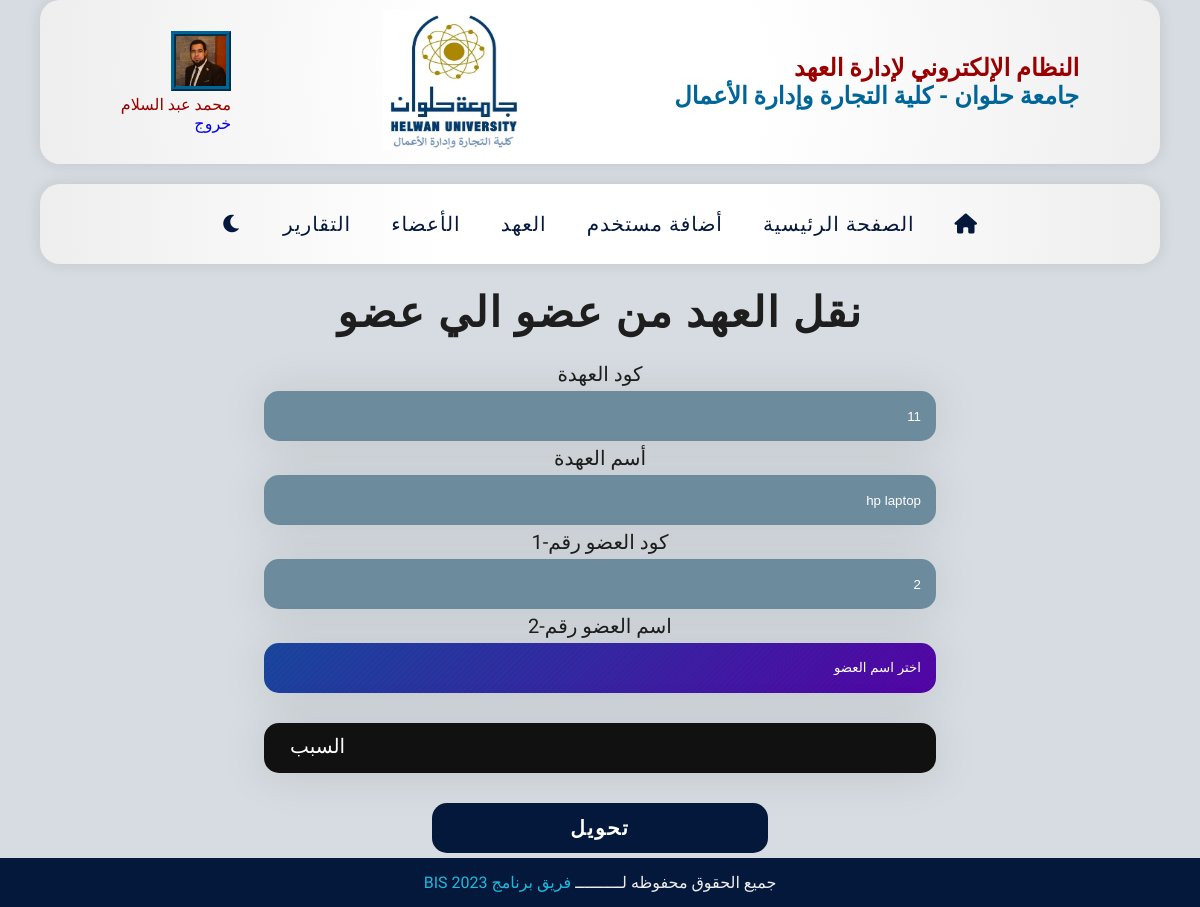
The page /system/transfer.php?id=11 (signed in) on the database its author committed.
### tables this page shows
CREATE TABLE `p42_assets` (
  `id` int(11) NOT NULL,
  `name` varchar(255) NOT NULL,
  `state` varchar(255) NOT NULL DEFAULT 'تعمل',
  `type` varchar(255) NOT NULL,
  `category_id` int(11) NOT NULL,
  `descr` varchar(255) NOT NULL,
  `member_id` int(20) NOT NULL DEFAULT 1,
  `price` int(10) NOT NULL,
  `image` varchar(250) DEFAULT NULL,
  `notes` varchar(250) DEFAULT NULL,
  `added_by` tinyint(10) NOT NULL,
  `added_date` datetime NOT NULL
);

### system/transfer.php (the view, shortened to what this page needs)
<?php
include('../Connections/syscon.php');
?>
<!DOCTYPE html>
<html lang="en">
    <head>
        <link rel="stylesheet" href="../css/all.min.css" />
        <link rel="stylesheet" href="../css/style.css" />
    </head>
    <body>
        <?php
            include('navmenu.php');
        ?>
        <section class="container">
            <section class="main-head">
                <h2>نقل العهد من عضو الي عضو</h2>
            </section>
        <section class="inputs">
<?php
        if(isset($_GET['id'])) {
            $asset = $_GET['id'];
            $myquery="SELECT * from `p42_assets`  WHERE id='$asset'";
            $result= mysqli_query($bis,$myquery);
            if(mysqli_num_rows($result) > 0)
                            {
                                $assetCode = mysqli_fetch_array($result);
?>
                <form method="post" class="logform">
                        <label for="asset-id">كود العهدة</label>
                        <input type="number"  name="asset-id" min="1" value="<?= $assetCode['id']; ?>" required disabled>
                        <label for="asset-name">أسم العهدة</label>
                        <input type="name" name="name" value="<?= $assetCode['name']; ?>" required disabled>
                        <label for="doc1-id">كود العضو رقم-1</label>
                        <input type="number" name="doc1-id" min="1" value="<?php echo  $assetCode['member_id'];?>" required disabled>
                    <label for="doc2-id">اسم العضو رقم-2</label>
                    <input class="form-control" name="member2_id" list="member2_id" oninput="checkInput()" id="exampleDataList" placeholder="اختر اسم العضو">
                    <div class="input-group">
                        <input type="text" name="reason" required>
                        <label for="reason">السبب</label>
                    </div>
                        <button type="submit" name="addasset" class="stylebtn">تحويل</button>
                </form>
<?php
                }
                else
                    {
                        echo '<script>
                                alert("اختر العهدة اولا");
                                window.location.replace("assets.php");
                            </script>';
                    }
            }
            else
                {
                    echo '<script>
                            alert("اختر العهدة اولا");
                            window.location.replace("assets.php");
                        </script>';
                }
?>
            </section>
        </section>
    </body>
</html>

### css/style.css (style rules this page uses)
* { margin: 0; padding: 0; box-sizing: border-box; direction: rtl; }
:root { --san-juan: #294862; --geyser: #d6dce1; --bermuda-gray: #6c8b9d; --eastern-blue: #2198b9; --java: #1ebadc; --jelly-bean: #27718f; --slate-gray: #64748b; --tangaroa: #04183b; }
body { background: var(--geyser); color: #1e1e1e; font-family: "Tajawal", "Open Sans", sans-serif; height: 100vh; }
a { text-decoration: none; }
.main-head { text-align: center; font-weight: 800; font-size: 28px; letter-spacing: 1.75px; line-height: 38px; margin-bottom: 30px; margin-top: 30px; text-transform: capitalize; }
.container { margin-left: 40px; margin-right: 40px; }
form { margin: 0 auto; text-align: center; font-size: 20px; }
.logform { width: 60%; }
input, button, select { width: 100%; height: 50px; background-color: #111; color: #fff; margin: 5px 0; padding: 15px; border: none; outline: none; border-radius: 15px; transition: 0.2s all ease; box-shadow: 0 2px 48px 0 rgb(0 0 0 / 10%); }
label { text-transform: capitalize; }
input:valid { background-image: repeating-linear-gradient( 135deg, rgba(0, 0, 0, 0.04) 0px, rgba(0, 0, 0, 0.04) 2px, transparent 2px, transparent 4px ), linear-gradient(135deg, rgb(25, 71, 159), rgb(84, 4, 168)); }
input:disabled { background-color: var(--bermuda-gray); }
::placeholder { color: #fff; }
footer { background: var(--tangaroa); padding: 15px; text-align: center; position: sticky; top: 100vh; color: #eee; }
footer a { color: var(--java); }
.stylebtn { position: relative; width: 50%; padding: 10px 20px; border-radius: 7px; border-radius: 15px; font-size: 20px; text-transform: capitalize; font-weight: 600; letter-spacing: 2px; background: var(--tangaroa); color: #fff; overflow: hidden; box-shadow: 0 0 0 0 transparent; transition: all 0.2s ease-in; cursor: pointer; }
.stylebtn::before { content: ""; display: block; width: 0px; height: 86%; position: absolute; top: 7%; left: 0%; opacity: 0; background: #fff; box-shadow: 0 0 50px 30px #fff; -webkit-transform: skewX(-20deg); -moz-transform: skewX(-20deg); -ms-transform: skewX(-20deg); -o-transform: skewX(-20deg); transform: skewX(-20deg); }
.input-group { position: relative; margin: 1em 0; }
.input-group label { font-size: 100%; position: absolute; left: 0; padding: 0.8em; margin-left: 0.5em; pointer-events: none; transition: all 0.3s ease; color: #fff; }
.style58 { color: #ffff00; }
.inputs { position: relative; }

### rows shown on the page
p42_assets: asset-id "11", name "hp laptop", doc1-id "2"

### other values the page prints
$_SESSION['app_name'] "النظام الإلكتروني لإدارة العهد"
$_SESSION['uniname'] "جامعة حلوان"
$_SESSION['faclutyname'] "كلية التجارة وإدارة الأعمال"
$_SESSION['userarname'] "محمد عبد السلام"
